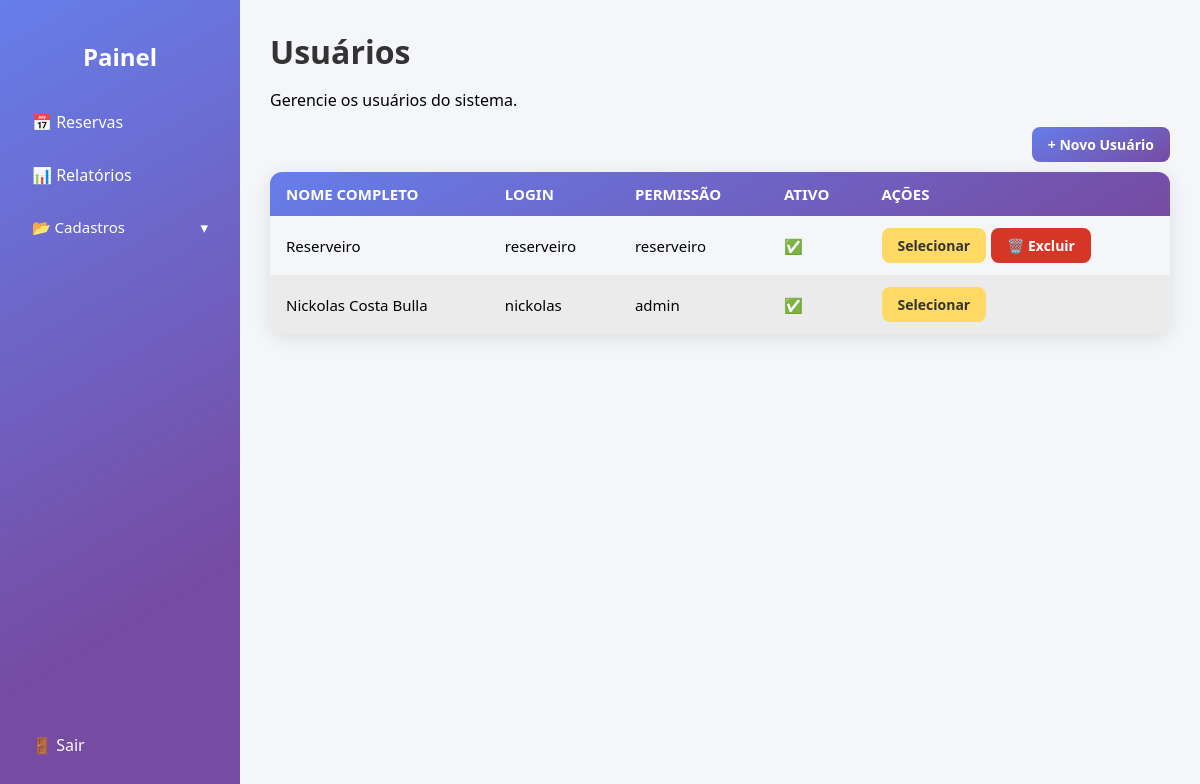
The app's page /usuarios/index.php (signed in), older data.
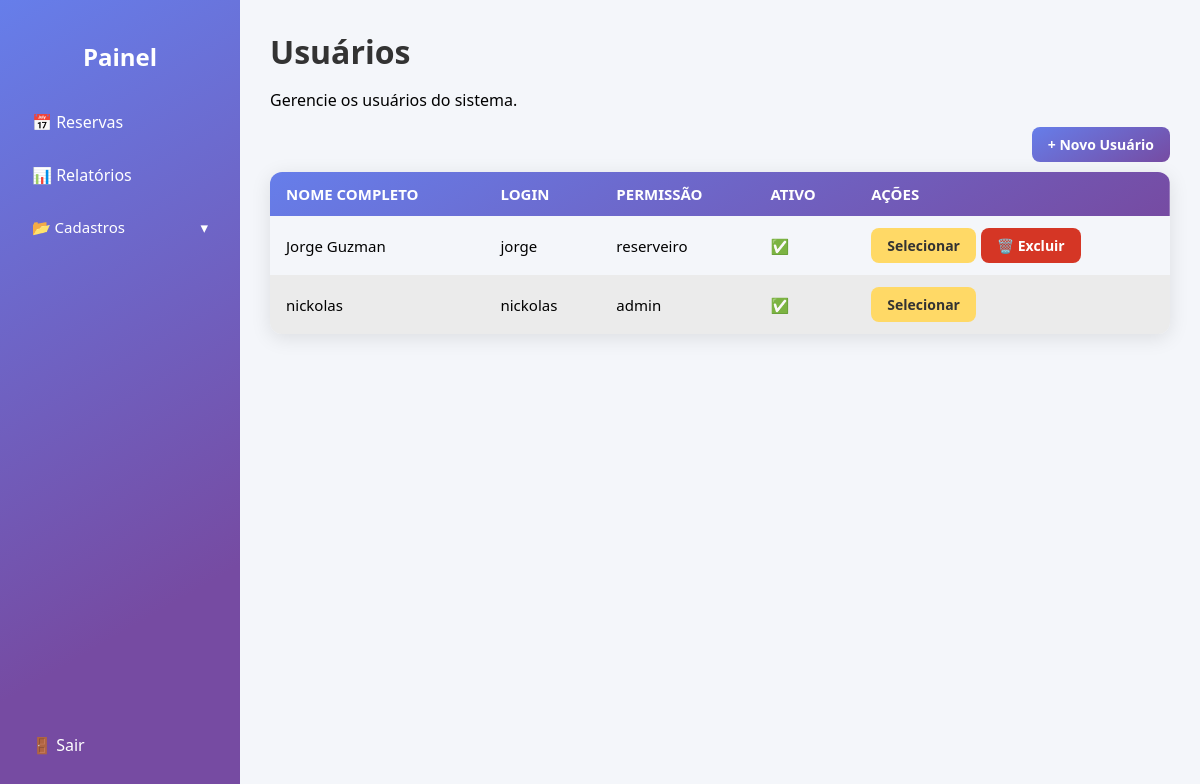
The same page, newer data.
### tables this page shows
CREATE TABLE `usuarios` (
  `id_usuario` int(11) NOT NULL,
  `nome_completo` varchar(100) NOT NULL,
  `login` varchar(50) NOT NULL,
  `senha` varchar(255) NOT NULL,
  `tipo_permissao` enum('admin','reserveiro') NOT NULL,
  `data_nascimento` date DEFAULT NULL,
  `telefone` varchar(20) DEFAULT NULL,
  `observacoes` text DEFAULT NULL,
  `ativo` tinyint(1) DEFAULT 1
);

### usuarios/index.php (the view, shortened to what this page needs)
<?php
include '../includes/db.php';
include '../includes/header.php';
?>
<div class="painel-container">
    <?php include '../includes/sidebar.php'; ?>
    <main class="conteudo">
        <header class="painel-header">
            <h1>Usuários</h1>
            <p>Gerencie os usuários do sistema.</p>
        </header>
        <div class="area-crud">
            <a href="./create.php" class="btn btn-novo">+ Novo Usuário</a>
            <?php
                $query = "SELECT * FROM usuarios ORDER BY id_usuario DESC";
                $result = $conn->query($query);
            ?>
            <div class="tabela-wrapper">
                <table class="tabela-crud">
                    <thead>
                        <tr>
                            <th>Nome Completo</th>
                            <th>Login</th>
                            <th>Permissão</th>
                            <th>Ativo</th>
                            <th>Ações</th>
                        </tr>
                    </thead>
                    <tbody>
                        <?php while ($row = $result->fetch_assoc()): ?>
                            <tr>
                                <td data-label="Nome"><?= htmlspecialchars($row['nome_completo']) ?></td>
                                <td data-label="Login"><?= htmlspecialchars($row['login']) ?></td>
                                <td data-label="Permissão"><?= ($row['tipo_permissao']) ?></td>
                                <td data-label="Ativo"><?= $row['ativo'] ? '✅' : '❌' ?></td>
                                <td data-label="Ações">
                                    <a href="./edit.php?id=<?= $row['id_usuario'] ?>" class="btn-editar">Selecionar</a>
                                    <?php if ($row['id_usuario'] != $_SESSION['usuario_id']): ?>
                                        <a href="#" class="btn-excluir btnpopup" data-id="<?= $row['id_usuario'] ?>">🗑️ Excluir</a>
                                    <?php endif; ?>
                                </td>
                            </tr>
                        <?php endwhile; ?>
                    </tbody>
                </table>
            </div>
        </div>
    </main>
</div>
<?php
include '../includes/footer.php';
?>

Row changes from the older to the newer data that the page shows:
removed usuarios: nome_completo "Reserveiro", login "reserveiro", tipo_permissao "reserveiro"
added usuarios: nome_completo "Jorge Guzman", login "jorge", tipo_permissao "reserveiro"
changed usuarios "nickolas": nome_completo "Nickolas Costa Bulla" → "nickolas"
